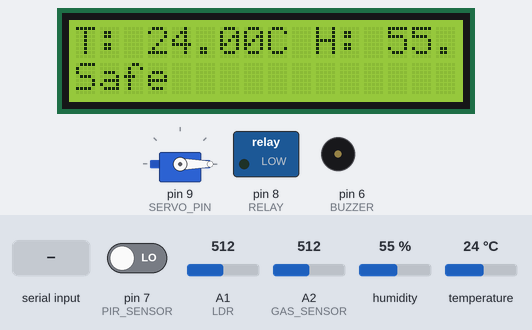
A sketch run on a simulated Arduino Nano, built with avr-gcc and run on an emulated ATmega328P. Parts: 16×2 character LCD, servo, switched loads named in the sketch (green lamp = pin HIGH), buzzer (waves = sounding, pin HIGH). Inputs (shaded band) come from the test bench; at power-on: A2 (GAS_SENSOR) = 512, A1 (LDR) = 512, pin 7 (PIR_SENSOR) LOW, humidity 55 %, temperature 24 °C.

Above: at 1.2 s.
1.3 s: A2 (GAS_SENSOR) set to 584
2.9 s: A2 (GAS_SENSOR) set to 619
At 3.7 s:
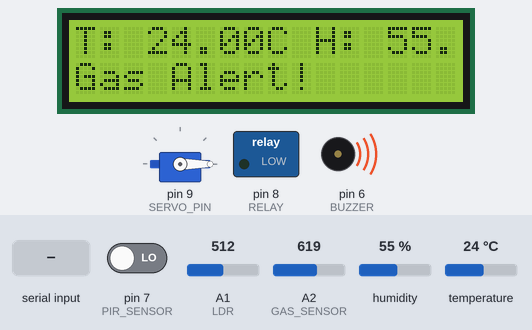
4.8 s: A1 (LDR) set to 488
At 5.8 s:
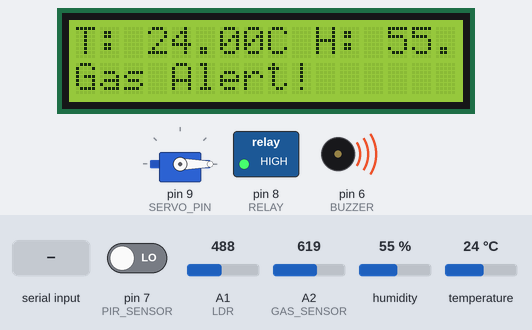
6.4 s: pin 7 (PIR_SENSOR) driven HIGH
At 9.6 s:
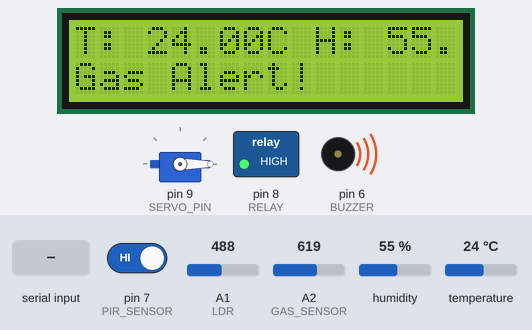
12.7 s: "D" received over the second serial link
At 15.2 s:
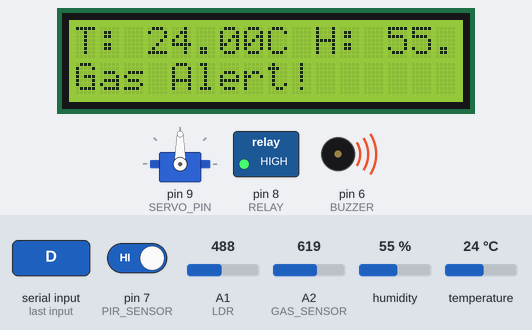
19.0 s: "0" received over the second serial link
At 21.8 s:
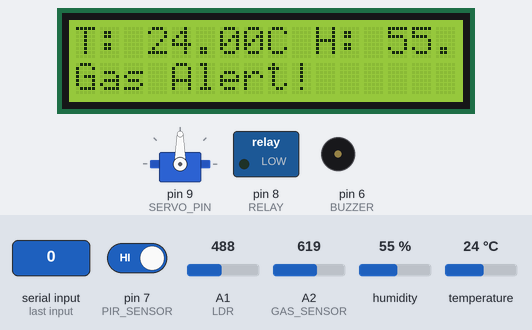
Timing chart, 0 to 24.4 s (numbered marks = the images above; inputs shaded):
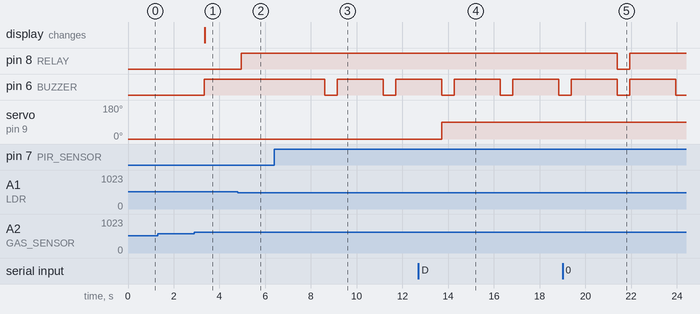

Measured:
- the behaviour switches between 600 and 601 on A2 (GAS_SENSOR) (found by bisection; images 0 and 1)
- the behaviour switches between 500 and 499 on A1 (LDR) (found by bisection; images 1 and 2)
- after the input at 1.3 s, every drawn part: stays the same
- after the input at 2.9 s, pin 6 (BUZZER): LOW → HIGH after 0.44 s; the display: changes after 0.45 s (image 1)
- after the input at 4.8 s, pin 8 (RELAY): LOW → HIGH after 0.16 s
- after the input at 6.4 s, pin 6 (BUZZER): alternates HIGH for 2.0 s and LOW for 0.54 s, starting after 2.2 s
- after the input at 12.7 s, servo on pin 9 (SERVO_PIN): 0° → 90° after 1.0 s
- after the input at 19.0 s, pin 8 (RELAY): HIGH → LOW after 2.4 s, → HIGH 0.54 s later

The sketch:

R70._IoT-Based_Home_Automation_System.ino
```cpp
/*
Components Used:
- Arduino Board
- Sensor Shield
- Bluetooth HC-05 / ESP8266
- DHT11 Sensor (Temperature & Humidity)
- LCD Display (I2C)
- LDR Sensor (Automatic Light)
- Keypad (4x4) (Password Door Lock)
- Relay Module (For AC appliances)
- PIR Motion Sensor
- Gas Sensor (MQ-2)
- Buzzer
- LED & Servo Motor (For door lock)
*/

#include <Wire.h>
#include <LiquidCrystal_I2C.h>
#include <DHT.h>
#include <Keypad.h>
#include <Servo.h>
#include <SoftwareSerial.h>

#define DHTPIN A0
#define DHTTYPE DHT11
#define LDR A1
#define GAS_SENSOR A2
#define PIR_SENSOR 7
#define BUZZER 6
#define RELAY 8
#define SERVO_PIN 9

DHT dht(DHTPIN, DHTTYPE);
LiquidCrystal_I2C lcd(0x27, 16, 2);
Servo doorLock;
SoftwareSerial BTSerial(10, 11);  // RX, TX for Bluetooth

// Keypad Setup
const byte ROWS = 4;
const byte COLS = 4;
char keys[ROWS][COLS] = {
  {'1', '2', '3', 'A'},
  {'4', '5', '6', 'B'},
  {'7', '8', '9', 'C'},
  {'*', '0', '#', 'D'}
};
byte rowPins[ROWS] = {A3, A4, A5, A6};
byte colPins[COLS] = {A7, 2, 3, 4};
Keypad keypad = Keypad(makeKeymap(keys), rowPins, colPins, ROWS, COLS);

String password = "1234";
String inputPassword = "";
bool doorOpen = false;

void setup() {
  lcd.begin();
  lcd.backlight();
  dht.begin();
  doorLock.attach(SERVO_PIN);
  pinMode(LDR, INPUT);
  pinMode(GAS_SENSOR, INPUT);
  pinMode(PIR_SENSOR, INPUT);
  pinMode(BUZZER, OUTPUT);
  pinMode(RELAY, OUTPUT);
  BTSerial.begin(9600);
  Serial.begin(9600);
  doorLock.write(0);  // Lock door
}

// Function to read and display temperature & humidity
void readTemperatureHumidity() {
  float temp = dht.readTemperature();
  float humidity = dht.readHumidity();
  lcd.setCursor(0, 0);
  lcd.print("T: "); lcd.print(temp); lcd.print("C ");
  lcd.print("H: "); lcd.print(humidity); lcd.print("%");
}

// Function to control lights using LDR
void controlLights() {
  int lightValue = analogRead(LDR);
  if (lightValue < 500) {
    digitalWrite(RELAY, HIGH); // Turn on light
  } else {
    digitalWrite(RELAY, LOW); // Turn off light
  }
}

// Function to monitor gas sensor and trigger alert
void monitorGasSensor() {
  int gasValue = analogRead(GAS_SENSOR);
  if (gasValue > 600) {
    digitalWrite(BUZZER, HIGH);
    lcd.setCursor(0, 1);
    lcd.print("Gas Alert!     ");
  } else {
    digitalWrite(BUZZER, LOW);
    lcd.setCursor(0, 1);
    lcd.print("Safe           ");
  }
}

// Function to detect motion and trigger buzzer
void detectMotion() {
  int motionDetected = digitalRead(PIR_SENSOR);
  if (motionDetected) {
    digitalWrite(BUZZER, HIGH);
    delay(2000);
    digitalWrite(BUZZER, LOW);
  }
}

// Function to handle keypad input for door lock
void handleKeypadInput() {
  char key = keypad.getKey();
  if (key) {
    if (key == '#') {
      if (inputPassword == password) {
        doorOpen = !doorOpen;
        doorLock.write(doorOpen ? 90 : 0);  // Open/Close Door
      }
      inputPassword = "";
    } else {
      inputPassword += key;
    }
  }
}

// Function to handle Bluetooth commands
void handleBluetooth() {
  if (BTSerial.available()) {
    char command = BTSerial.read();
    if (command == '1') {
      digitalWrite(RELAY, HIGH);  // Turn on appliances
    } else if (command == '0') {
      digitalWrite(RELAY, LOW);   // Turn off appliances
    } else if (command == 'D') {
      doorOpen = !doorOpen;
      doorLock.write(doorOpen ? 90 : 0);
    }
  }
}

void loop() {
  readTemperatureHumidity();
  controlLights();
  monitorGasSensor();
  detectMotion();
  handleKeypadInput();
  handleBluetooth();
  delay(500);
}
```
